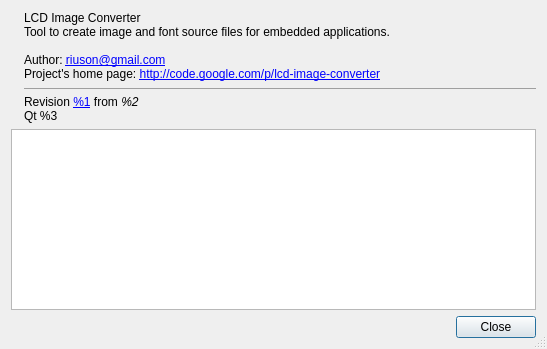
<?xml version="1.0" encoding="UTF-8"?>
<ui version="4.0">
 <class>DialogAbout</class>
 <widget class="QDialog" name="DialogAbout">
  <property name="geometry">
   <rect>
    <x>0</x>
    <y>0</y>
    <width>547</width>
    <height>349</height>
   </rect>
  </property>
  <property name="windowTitle">
   <string>About</string>
  </property>
  <property name="sizeGripEnabled">
   <bool>true</bool>
  </property>
  <layout class="QVBoxLayout" name="verticalLayout">
   <item>
    <layout class="QHBoxLayout" name="horizontalLayout">
     <item>
      <widget class="QLabel" name="label">
       <property name="sizePolicy">
        <sizepolicy hsizetype="Fixed" vsizetype="Fixed">
         <horstretch>0</horstretch>
         <verstretch>0</verstretch>
        </sizepolicy>
       </property>
       <property name="text">
        <string/>
       </property>
       <property name="pixmap">
        <pixmap resource="../../resources/resources.qrc">:/images/icon96</pixmap>
       </property>
      </widget>
     </item>
     <item>
      <widget class="QLabel" name="labelInfo">
       <property name="text">
        <string>LCD Image Converter&lt;br/&gt;
Tool to create image and font source files for embedded applications.&lt;br/&gt;
&lt;br/&gt;
Author: 
&lt;a href=&quot;mailto:riuson@gmail.com?subject=lcd-image-converter&amp;&quot;&gt;riuson@gmail.com&lt;/a&gt;&lt;br/&gt;
Project's home page: &lt;a href=&quot;http://code.google.com/p/lcd-image-converter&quot;&gt;http://code.google.com/p/lcd-image-converter&lt;/a&gt;
&lt;hr/&gt;
Revision &lt;a href=&quot;http://code.google.com/p/lcd-image-converter/source/detail?r=%1&quot;&gt;%1&lt;/a&gt; from &lt;i&gt;%2&lt;/i&gt;&lt;br/&gt;
Qt %3</string>
       </property>
       <property name="openExternalLinks">
        <bool>true</bool>
       </property>
       <property name="textInteractionFlags">
        <set>Qt::LinksAccessibleByKeyboard|Qt::LinksAccessibleByMouse|Qt::TextBrowserInteraction|Qt::TextSelectableByKeyboard|Qt::TextSelectableByMouse</set>
       </property>
      </widget>
     </item>
    </layout>
   </item>
   <item>
    <widget class="QTextBrowser" name="textBrowser">
     <property name="openExternalLinks">
      <bool>true</bool>
     </property>
     <property name="openLinks">
      <bool>true</bool>
     </property>
    </widget>
   </item>
   <item>
    <widget class="QDialogButtonBox" name="buttonBox">
     <property name="orientation">
      <enum>Qt::Horizontal</enum>
     </property>
     <property name="standardButtons">
      <set>QDialogButtonBox::Close</set>
     </property>
    </widget>
   </item>
  </layout>
 </widget>
 <resources>
  <include location="../../resources/resources.qrc"/>
 </resources>
 <connections>
  <connection>
   <sender>buttonBox</sender>
   <signal>accepted()</signal>
   <receiver>DialogAbout</receiver>
   <slot>accept()</slot>
   <hints>
    <hint type="sourcelabel">
     <x>248</x>
     <y>254</y>
    </hint>
    <hint type="destinationlabel">
     <x>157</x>
     <y>274</y>
    </hint>
   </hints>
  </connection>
  <connection>
   <sender>buttonBox</sender>
   <signal>rejected()</signal>
   <receiver>DialogAbout</receiver>
   <slot>reject()</slot>
   <hints>
    <hint type="sourcelabel">
     <x>316</x>
     <y>260</y>
    </hint>
    <hint type="destinationlabel">
     <x>286</x>
     <y>274</y>
    </hint>
   </hints>
  </connection>
 </connections>
</ui>
